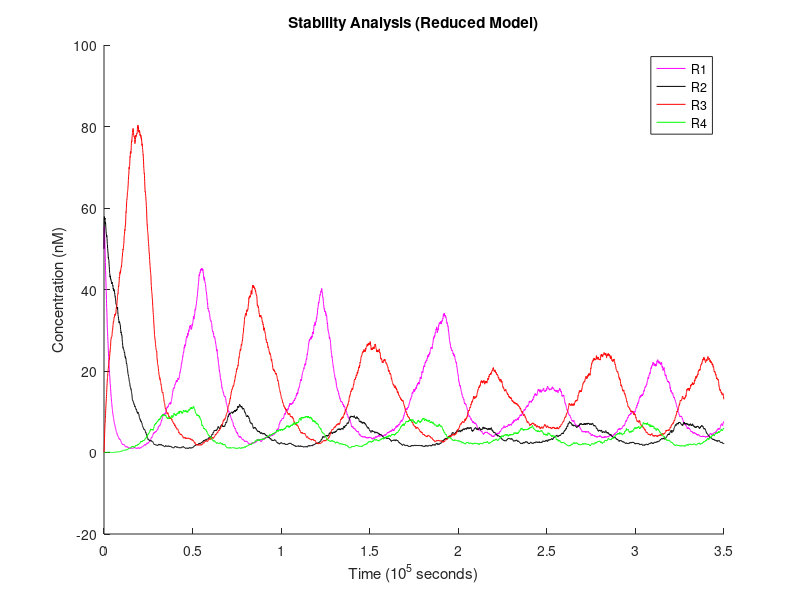

Recreate this plot in MATLAB.
% ============================== OCTAVE SETUP ==================================
    clear;
    format long;


% ========================== MODEL REACTION RATES ==============================

    % translation rates (1/s)
    Kt_R1 = 6e-4;
    Kt_R2 = 6e-4;
    Kt_R3 = 6e-4;
    Kt_R4 = 6e-4;

    % mRNA degradation rates (1/s)
    Kd_mR1P1 = 2.5e-3;
    Kd_mR4P1 = 2.5e-3;
    Kd_mR2P2 = 2.5e-3;
    Kd_mR3P2 = 2.5e-3;
    Kd_mR1P3 = 2.5e-3;
    Kd_mR2P4 = 2.5e-3;
    Kd_mR3P5 = 2.5e-3;
    Kd_mR4P6 = 2.5e-3;

    % protein degradation rates (1/s)
    Kd_R1 = 4e-4;
    Kd_R2 = 4e-4;
    Kd_R3 = 4e-4;
    Kd_R4 = 4e-4;

    % maximum/unrepressed transcription rates (M/s)
    Kb_P1 = 4e-10;
    Kb_P2 = 4e-10;
    Kb_P3 = 4e-10;
    Kb_P4 = 4e-10;
    Kb_P5 = 4e-10;
    Kb_P6 = 4e-10;

    % basal/leakage transcription rates (M/s)
    Kc_P1 = 0;
    Kc_P2 = 0;
    Kc_P3 = 0;
    Kc_P4 = 0;
    Kc_P5 = 0;
    Kc_P6 = 0;

    % Hill coefficients (scalar)
    Na_P1 = 1.3;
    Na_P2 = 1.3;
    Nr_R2P1 = 1.3;
    Nr_R4P2 = 1.3;
    Nr_R3P3 = 1.3;
    Nr_R3P4 = 1.3;
    Nr_R4P4 = 1.3;
    Nr_R1P5 = 1.3;
    Nr_R1P6 = 1.3;
    Nr_R2P6 = 1.3;

    % Hill activation constants (M)
    Ka_P1 = 2e-8;
    Ka_P2 = 2e-8;

    % Hill repression constants (M)
    Kr_R2P1 = 6e-10;
    Kr_R4P2 = 6e-10;
    Kr_R3P3 = 6e-10;
    Kr_R3P4 = 6e-10;
    Kr_R4P4 = 6e-10;
    Kr_R1P5 = 6e-10;
    Kr_R1P6 = 6e-10;
    Kr_R2P6 = 6e-10;


% ============================ INPUT PARAMETERS ================================

    % time settings
    dt = 60;                     % 1 minute timesteps
    simulation = 0 : dt : 3.5e5; % simulation length control

    % input vector
    Is = zeros(1, length(simulation));

    % reaction initial conditions for each run
    multiI   = 1e-9 * 5; % constant input concentration
    multiR12 = 1e-9 * 50;
    multiR34 = 1e-9 * 0;


% ================================ MULTISIM ====================================

    % precompute loop invariants and reduced coefficients
    a1 = Kt_R1 * Kb_P1 / Kd_mR1P1;
    a2 = Kt_R1 * Kb_P3 / Kd_mR1P3;
    b1 = Kt_R2 * Kb_P2 / Kd_mR2P2;
    b2 = Kt_R2 * Kb_P4 / Kd_mR2P4;
    c1 = Kt_R3 * Kb_P2 / Kd_mR3P2;
    c2 = Kt_R3 * Kb_P5 / Kd_mR3P5;
    d1 = Kt_R4 * Kb_P1 / Kd_mR4P1;
    d2 = Kt_R4 * Kb_P6 / Kd_mR4P6;
    Ka_P1 ^= Na_P1;
    Ka_P2 ^= Na_P2;
    Kr_R2P1 ^= Nr_R2P1;
    Kr_R4P2 ^= Nr_R4P2;
    Kr_R3P3 ^= Nr_R3P3;
    Kr_R3P4 ^= Nr_R3P4;
    Kr_R4P4 ^= Nr_R4P4;
    Kr_R1P5 ^= Nr_R1P5;
    Kr_R1P6 ^= Nr_R1P6;
    Kr_R2P6 ^= Nr_R2P6;

    % abstractions for activation & repression Hill-function
    % these consider K^n is being passed in already precomputed
    function y = Ha(X, n, Kn)
        Xn = X^n;
        y = Xn / (Kn + Xn);
    endfunction
    function y = Hr(X, n, Kn)
        y = 1 / (1 + (X^n / Kn));
    endfunction

    % for each set of parameters, make a simulation run and display its results

    % set initial state concentrations
    Is(:) = multiI;
    R1 = multiR12;
    R2 = multiR12;
    R3 = multiR34;
    R4 = multiR34;

    % preallocate arrays to store concentrations over time
    R1s = zeros(1, length(simulation));
    R2s = zeros(1, length(simulation));
    R3s = zeros(1, length(simulation));
    R4s = zeros(1, length(simulation));

    % generate Gaussian noise with zero mean and variance one
    random_seed = 73544911520192;
    randn('seed', random_seed);

    noise_a1 = randn(length(simulation), 1) / 50;
    noise_a2 = randn(length(simulation), 1) / 50;
    noise_a3 = randn(length(simulation), 1) / 50;
    noise_b1 = randn(length(simulation), 1) / 50;
    noise_b2 = randn(length(simulation), 1) / 50;
    noise_b3 = randn(length(simulation), 1) / 50;
    noise_c1 = randn(length(simulation), 1) / 50;
    noise_c2 = randn(length(simulation), 1) / 50;
    noise_c3 = randn(length(simulation), 1) / 50;
    noise_d1 = randn(length(simulation), 1) / 50;
    noise_d2 = randn(length(simulation), 1) / 50;
    noise_d3 = randn(length(simulation), 1) / 50;
    

    V = 1e9;
    isqrV = 1 / sqrt(V);

    % actual simulation
    for t = 1 : length(simulation)

        % store current state
        R1s(t) = R1;
        R2s(t) = R2;
        R3s(t) = R3;
        R4s(t) = R4;

        % common subexpression optimization (used below)
        activationP1 = Ha(Is(t), Na_P1, Ka_P1);
        repressionP1 = Hr(R2, Nr_R2P1, Kr_R2P1);
        activationP2 = Ha(Is(t), Na_P2, Ka_P2);
        repressionP2 = Hr(R4, Nr_R4P2, Kr_R4P2);

        a1_prime = a1 * activationP1 * repressionP1;
        a2_prime = a2 * Hr(R3, Nr_R3P3, Kr_R3P3);
        a3_prime = Kd_R1 * R1;
        b1_prime = b1 * activationP2 * repressionP2;
        b2_prime = b2 * Hr(R3, Nr_R3P4, Kr_R3P4) * Hr(R4, Nr_R4P4, Kr_R4P4);
        b3_prime = Kd_R2 * R2;
        c1_prime = c1 * activationP2 * repressionP2;
        c2_prime = c2 * Hr(R1, Nr_R1P5, Kr_R1P5);
        c3_prime = Kd_R3 * R3;
        d1_prime = d1 * activationP1 * repressionP1;
        d2_prime = d2 * Hr(R1, Nr_R1P6, Kr_R1P6) * Hr(R2, Nr_R2P6, Kr_R2P6);
        d3_prime = Kd_R4 * R4;

        % compute variation
        dR1dt = a1_prime + a2_prime - a3_prime + isqrV*(sqrt(a1_prime)*noise_a1(t) + sqrt(a2_prime)*noise_a2(t) - sqrt(a3_prime)*noise_a3(t));
        dR2dt = b1_prime + b2_prime - b3_prime + isqrV*(sqrt(b1_prime)*noise_b1(t) + sqrt(b2_prime)*noise_b2(t) - sqrt(b3_prime)*noise_b3(t));
        dR3dt = c1_prime + c2_prime - c3_prime + isqrV*(sqrt(c1_prime)*noise_c1(t) + sqrt(c2_prime)*noise_c2(t) - sqrt(c3_prime)*noise_c3(t));
        dR4dt = d1_prime + d2_prime - d3_prime + isqrV*(sqrt(d1_prime)*noise_d1(t) + sqrt(d2_prime)*noise_d2(t) - sqrt(d3_prime)*noise_d3(t));

        % apply state changes
        R1 += dR1dt * dt;
        R2 += dR2dt * dt;
        R3 += dR3dt * dt;
        R4 += dR4dt * dt;

    endfor

    figure; % plot each graphic on a separate window
    hold on;

    % scale data for easier visualization
    timescale = 1e5;
    quantscale = 1e-9;
    x = simulation / timescale;
    yR1 = R1s / quantscale;
    yR2 = R2s / quantscale;
    yR3 = R3s / quantscale;
    yR4 = R4s / quantscale;

    % plot results
    plot(x,yR1,'-m;R1;', x,yR2,'-k;R2;', x,yR3,'-r;R3;', x,yR4,'-g;R4;');
    xlabel("Time (10^5 seconds)");
    ylabel("Concentration (nM)");
    title("Stability Analysis (Reduced Model)");

    hold off;

    a = input("\nPress enter to exit ");
